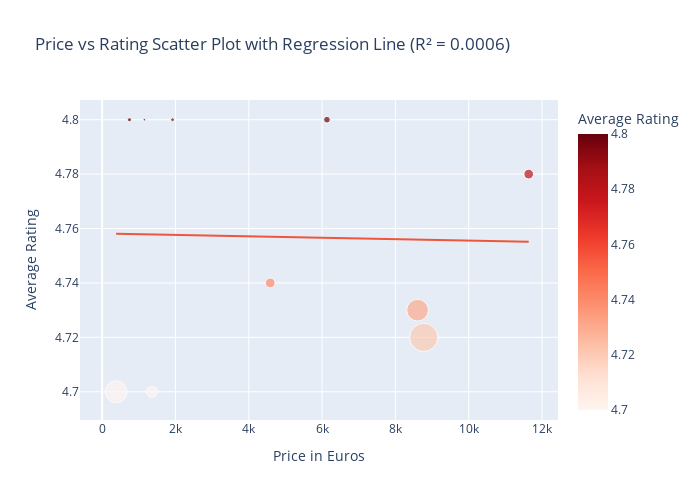

This figure's notebook cell:
### Code cell
import statsmodels.api as sm
import plotly.express as px

# Prepare the data
X = df['price_euros']
y = df['ratings_average']

# Add a constant to the independent variable matrix for the intercept
X = sm.add_constant(X)

# Fit the OLS model
model = sm.OLS(y, X).fit()

# Get the R-squared value
r_squared = model.rsquared

# Print the R-squared value
print(f'R-squared: {r_squared:.4f}')

# Plot the scatter plot with trendline
fig = px.scatter(
    df,
    x='price_euros',
    y='ratings_average',
    size='ratings_count',
    color='ratings_average',
    trendline='ols',
    labels={'price_euros': 'Price in Euros', 'ratings_average': 'Average Rating'},
    title=f'Price vs Rating Scatter Plot with Regression Line (R² = {r_squared:.4f})',
    color_continuous_scale=px.colors.sequential.Reds,
)

# Update layout
fig.update_layout(
    width=700,
    height=500,
    showlegend=False
)

# Show the plot
fig.show()

### Figure 1 — Plotly figure (JSON) as saved in the notebook; plotly's stock layout.template omitted (floating-point values rounded to 4 significant figures)
{"data": [{"hovertemplate": "Price in Euros=%{x}<br>Average Rating=%{marker.color}<br>ratings_count=%{marker.size}<extra></extra>", "legendgroup": "", "marker": {"color": [4.8, 4.8, 4.8, 4.8, 4.78, 4.74, 4.73, 4.72, 4.7, 4.7], "coloraxis": "coloraxis", "size": [339, 131, 104, 52, 715, 736, 3619, 6142, 3678, 970], "sizemode": "area", "sizeref": 15.36, "symbol": "circle"}, "mode": "markers", "name": "", "orientation": "v", "showlegend": false, "type": "scatter", "x": [6133.0, 745, 1921.0, 1152.0, 11640.0, 4585.0, 8605, 8774.0, 382.1, 1359.0], "xaxis": "x", "y": [4.8, 4.8, 4.8, 4.8, 4.78, 4.74, 4.73, 4.72, 4.7, 4.7], "yaxis": "y"}, {"hovertemplate": "<b>OLS trendline</b><br>ratings_average = -2.61492e-07 * price_euros + 4.75818<br>R<sup>2</sup>=0.000600<br><br>Price in Euros=%{x}<br>Average Rating=%{y} <b>(trend)</b><extra></extra>", "legendgroup": "", "marker": {"symbol": "circle"}, "mode": "lines", "name": "", "showlegend": false, "type": "scatter", "x": [382.1, 745, 1152.0, 1359.0, 1921.0, 4585.0, 6133.0, 8605, 8774.0, 11640.0], "xaxis": "x", "y": [4.758, 4.758, 4.758, 4.758, 4.758, 4.757, 4.757, 4.756, 4.756, 4.755], "yaxis": "y"}], "layout": {"coloraxis": {"colorbar": {"title": {"text": "Average Rating"}}, "colorscale": [[0, "rgb(255,245,240)"], [0.125, "rgb(254,224,210)"], [0.25, "rgb(252,187,161)"], [0.375, "rgb(252,146,114)"], [0.5, "rgb(251,106,74)"], [0.625, "rgb(239,59,44)"], [0.75, "rgb(203,24,29)"], [0.875, "rgb(165,15,21)"], [1, "rgb(103,0,13)"]]}, "height": 500, "legend": {"itemsizing": "constant", "tracegroupgap": 0}, "showlegend": false, "title": {"text": "Price vs Rating Scatter Plot with Regression Line (R² = 0.0006)"}, "width": 700, "xaxis": {"anchor": "y", "domain": [0, 1], "title": {"text": "Price in Euros"}}, "yaxis": {"anchor": "x", "domain": [0, 1], "title": {"text": "Average Rating"}}}}
